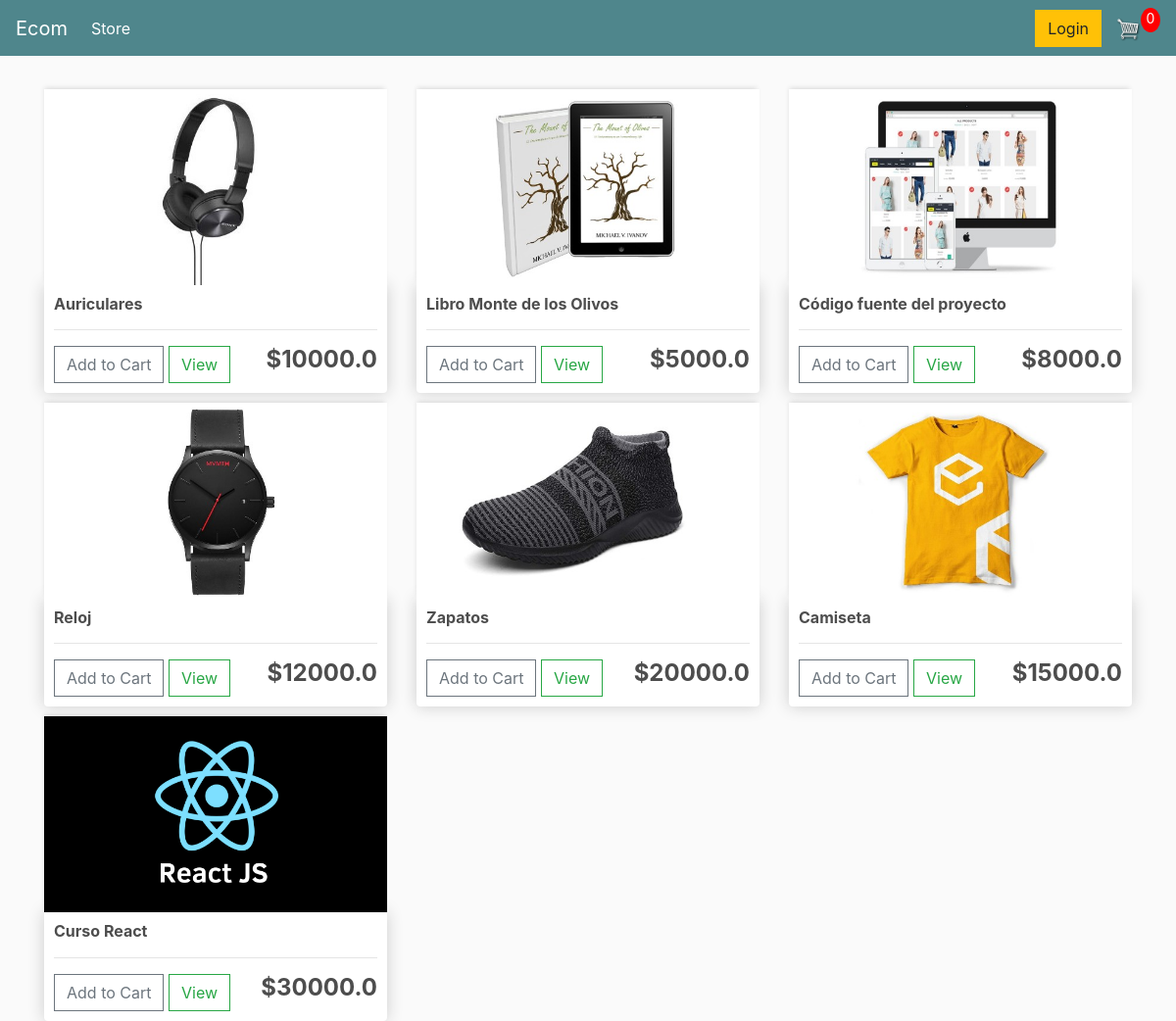
The page / on the database its author committed.
### store/models.py (models this page shows, shortened)
class Product(models.Model):
    name = models.CharField(max_length=200)
    price = models.FloatField()
    digital = models.BooleanField(default=False, null=True, blank=True)
    image = models.ImageField(null=True, blank=True)
    @property
    def imageURL(self):
        try:
            url = self.image.url
        except:
            url = ''
        return url

### store/views.py (the view)
# urls.py: path('', include('store.urls')), #aquí se importan desde store
def store(request):
	products = Product.objects.all()
	context = {'products':products}
	return render(request, 'store/store.html', context)

### store/templates/store/store.html
<!DOCTYPE html>
{% extends 'store/main.html' %} {% load static %} {% block content %}
<div class="row">
  {% for product in products %}
  <div class="col-lg-4">
    <img class="thumbnail" src="{{product.imageURL}}" />
    <div class="box-element product">
      <h6><strong>{{product.name}}</strong></h6>
      <hr />
      <button
        data-product="{{product.id}}"
        data-action="add"
        class="btn btn-outline-secondary add-btn update-cart"
      >
        Add to Cart
      </button>
      <a class="btn btn-outline-success" href="#">View</a>
      <h4 style="float: right"><strong>${{product.price}}</strong></h4>
    </div>
  </div>
  {% endfor %}
</div>
{% endblock content %}

### store/templates/store/main.html (shortened to what this page needs)
<!DOCTYPE html>
{% load static %}
<html lang="en">
  <head>
    <link
      rel="stylesheet"
      href="https://stackpath.bootstrapcdn.com/bootstrap/4.4.1/css/bootstrap.min.css"
    />
    <link rel="stylesheet" type="text/CSS" href="{% static 'CSS/main.css' %}" />
  </head>
  <body>
    <nav class="navbar navbar-expand-lg navbar-dark bg-dark">
      <a class="navbar-brand" href="{% url 'store' %}">Ecom</a>
      <div class="collapse navbar-collapse" id="navbarSupportedContent">
        <ul class="navbar-nav mr-auto">
          <li class="nav-item active">
            <a class="nav-link" href="{% url 'store' %}"
              >Store <span class="sr-only">(current)</span></a
            >
          </li>
        </ul>
        <div class="form-inline my-2 my-lg-0">
          <a href="#" class="btn btn-warning"> Login </a>
          <a href="{% url 'cart' %}">
            <img id="cart-icon" src="{% static 'images/cart.png' %}" />
          </a>
          <p id="cart-total">0</p>
        </div>
      </div>
    </nav>
    <div class="container">
      <br />
      {% block content %} {% endblock content %}
    </div>
  </body>
</html>

### store/static/CSS/main.css (style rules this page uses)
body { background-color: hsl(0, 0%, 98%); }
h1,h2,h3,h4,h5,h6 { color:hsl(0, 0%, 30%); }
.box-element { box-shadow:hsl(0, 0%, 80%) 0 0 16px; background-color: #fff; border-radius: 4px; padding: 10px; }
.thumbnail { width: 100%; height: 200px; -webkit-box-shadow: -1px -3px 5px -2px rgba(214,214,214,1); -moz-box-shadow: -1px -3px 5px -2px rgba(214,214,214,1); box-shadow: -1px -3px 5px -2px rgba(214,214,214,1); }
.product { border-radius: 0 0 4px 4px; }
.bg-dark { background-color: #4f868c!important; }
#cart-icon { width:25px; display: inline-block; margin-left: 15px; }
#cart-total { display: block; text-align: center; color:#fff; background-color: red; width: 20px; height: 25px; border-radius: 50%; font-size: 14px; }
.col-lg-4, .col-lg-6, .col-lg-8, .col-lg-12 { margin-top: 10px; }
.btn { border-radius: 0; }

### rows shown on the page
Product: imageURL (picture), name "Auriculares", price "10000.0"
Product: imageURL (picture), name "Libro Monte de los Olivos", price "5000.0"
Product: imageURL (picture), name "Código fuente del proyecto", price "8000.0"
Product: imageURL (picture), name "Reloj", price "12000.0"
Product: imageURL (picture), name "Zapatos", price "20000.0"
Product: imageURL (picture), name "Camiseta", price "15000.0"
Product: imageURL (picture), name "Curso React", price "30000.0"
